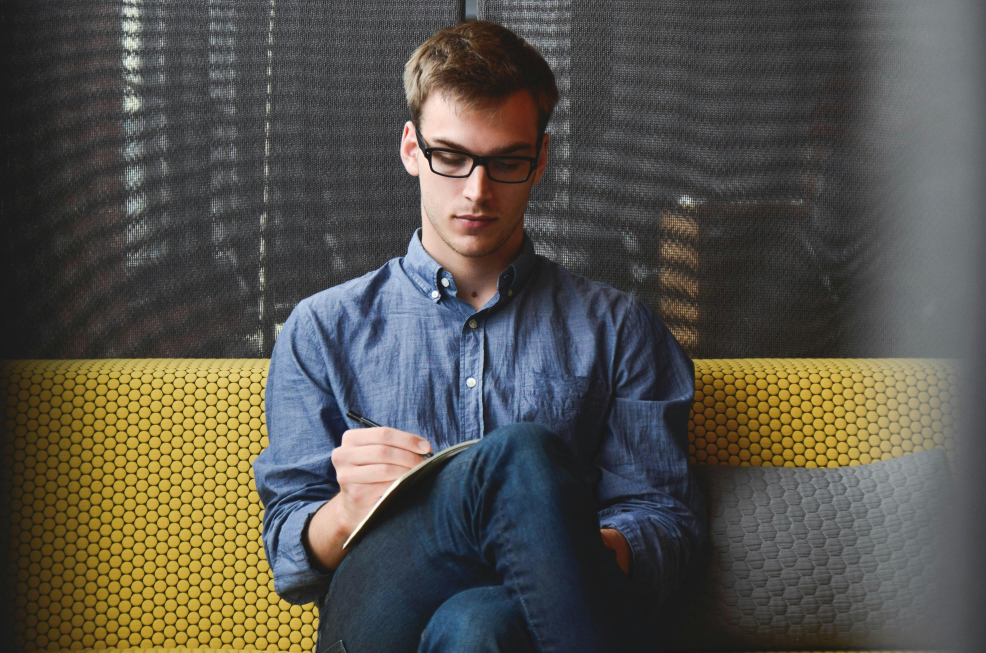
#> input picture image1.jpg, 4928 x 3264 px (shown at 1/5 size)
$ python main.py --video image1.jpg --image images.jpeg
#> lines starting #> are read from the running program, lines starting #| are printed output that depends on the picture; after the words box and inside, x2 and y2 are one past the last pixel; in counts of white or black regions, pixels touching at a corner belong together
import cv2
import imutils
import numpy as np
import argparse
import os

def detect(frame, min_confidence=0.5):
    # Convert frame to grayscale (HOG works on grayscale images)
    gray = cv2.cvtColor(frame, cv2.COLOR_BGR2GRAY)

    # Detect people with HOG
    bounding_box_coordinates, weights = HOGCV.detectMultiScale(
        gray,
        winStride=(4, 4),
        padding=(16, 16),  # Increased padding for better detection
        scale=1.05,        # Smaller scale step for finer detection
        useMeanshiftGrouping=False
    )

    person = 1
    detected_boxes = []

    # Filter detections based on confidence
    for i, (x, y, w, h) in enumerate(bounding_box_coordinates):
        if weights[i] >= min_confidence:
            cv2.rectangle(frame, (x, y), (x + w, y + h), (0, 255, 0), 2)
            cv2.putText(frame, f'Person {person} ({weights[i]:.2f})', (x, y - 10),
                       cv2.FONT_HERSHEY_SIMPLEX, 0.5, (0, 0, 255), 1)
            detected_boxes.append((x, y, w, h))
            person += 1

    # Display status and count
    cv2.putText(frame, 'Status: Detecting', (40, 40), cv2.FONT_HERSHEY_DUPLEX, 0.8, (255, 0, 0), 2)
    cv2.putText(frame, f'Total Persons: {person - 1}', (40, 70), cv2.FONT_HERSHEY_DUPLEX, 0.8, (255, 0, 0), 2)
    cv2.imshow('Output', frame)

    return frame, person - 1, detected_boxes

def detectByPathVideo(path, writer):
    video = cv2.VideoCapture(path)
    check, frame = video.read()
    if not check:
        print(f'Error: Video not found at {path}. Please provide a valid path.')
        return

    print('Detecting people in video...')
    frame_count = 0
    while video.isOpened():
        check, frame = video.read()
        if not check:
            break

        frame_count += 1
        frame = imutils.resize(frame, width=min(800, frame.shape[1]))
        frame, persons_detected, boxes = detect(frame)

        if writer is not None:
            writer.write(frame)

        print(f'Frame {frame_count}: Detected {persons_detected} persons')
        key = cv2.waitKey(1)
        if key == ord('q'):
            break

    video.release()
    cv2.destroyAllWindows()

# [50 lines left out: functions detectByCamera, detectByPathImage, not called in this run]

def humanDetector(args):
    image_path = args["image"]
    video_path = args["video"]
    camera = args["camera"].lower() == 'true'

    writer = None
    if args['output'] is not None and image_path is None:
        writer = cv2.VideoWriter(args['output'], cv2.VideoWriter_fourcc(*'MJPG'), 10, (800, 600))

    if camera:
        print('[INFO] Opening Webcam.')
        detectByCamera(writer)
    elif video_path is not None:
        print('[INFO] Opening Video from path.')
        detectByPathVideo(video_path, writer)
#> in detectByPathVideo, frame is the input picture: shape (3264, 4928, 3); mean B, G, R 74.7, 82.4, 85.1
#> in detectByPathVideo, `frame = imutils.resize(frame, width=min(800, frame.shape[1]))`:
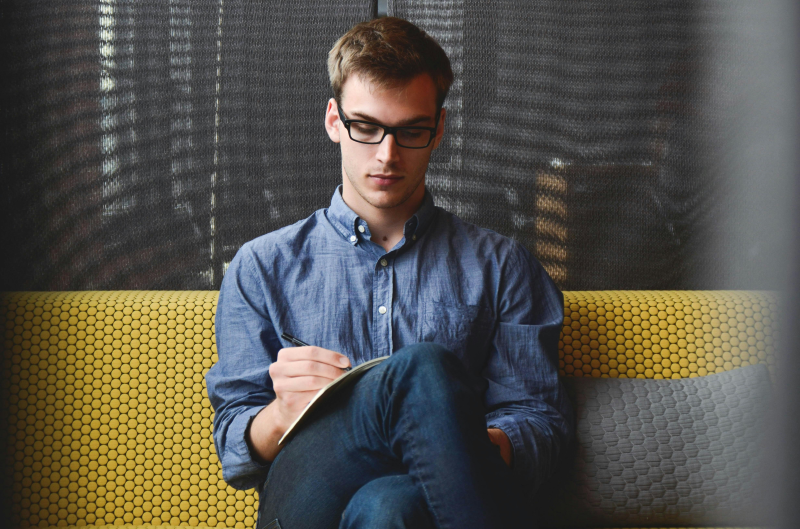
#> frame: shape (529, 800, 3); mean B, G, R 74.7, 82.4, 85.1
#> in detect, `gray = cv2.cvtColor(frame, cv2.COLOR_BGR2GRAY)`:
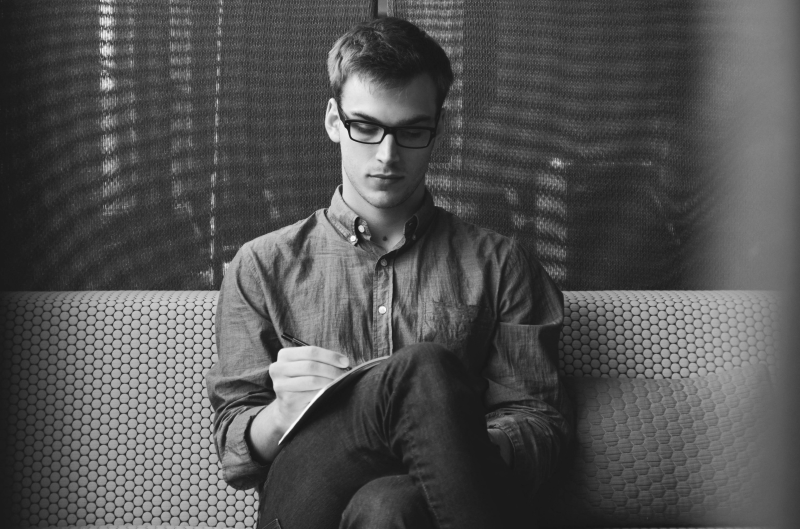
#> gray: shape (529, 800); min 22, max 252, mean 82.3
#> in detect, `bounding_box_coordinates, weights = HOGCV.detectMultiScale( gray, winS..`: bounding_box_coordinates = [[381, 147, 110, 219], [340, 164, 170, 340]]; weights = [0.716, 0.191]
#> the loop in detect, `for i, (x, y, w, h) in enumerate(bounding_box_coordinates):` made 2 passes
#> (x, y, w, h, person) on pass 1: (381, 147, 110, 219, 2)
#> after the loop in detect, `for i, (x, y, w, h) in enumerate(bounding_box_coordinates):`:
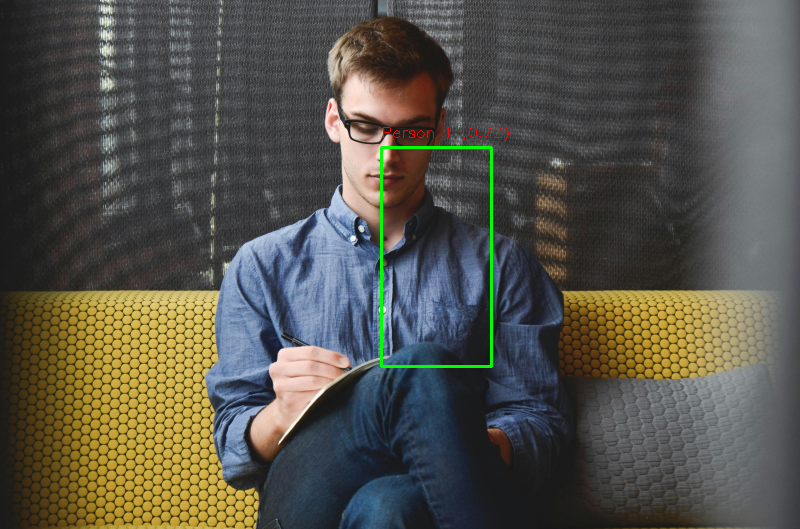
#> frame: shape (529, 800, 3); 0.52% of pixels changed, all inside (x1, y1, x2, y2) = (380, 125, 509, 368)
#> after the loop in detect, `for i, (x, y, w, h) in enumerate(bounding_box_coordinates):`: detected_boxes = [(381, 147, 110, 219)]; person = 2
#> in detect, `cv2.putText(frame, f'Total Persons: {person - 1}', (40, 70), cv2.FONT_..`:
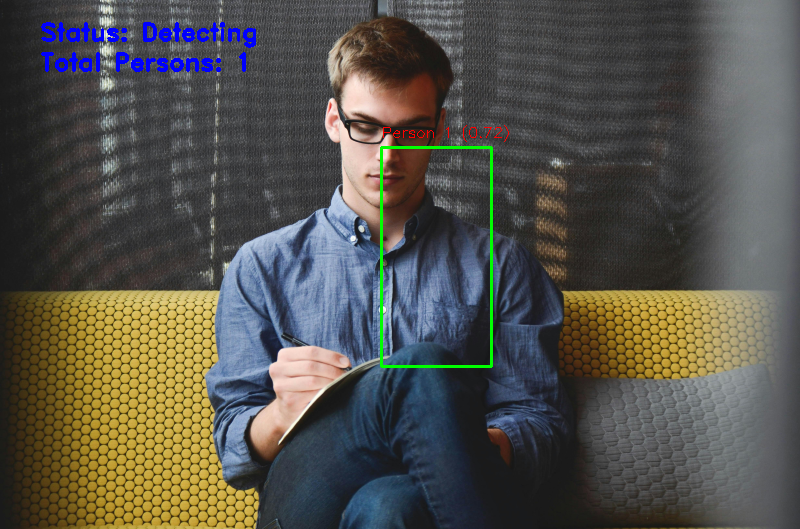
#> frame: shape (529, 800, 3); mean B, G, R 75.7, 82.6, 84.2
#> in detectByPathVideo, `frame, persons_detected, boxes = detect(frame)`: persons_detected = 1; boxes = [(381, 147, 110, 219)]
#| Frame 1: Detected 1 persons
#> (key q is pressed here)
    elif image_path is not None:
        print('[INFO] Opening Image from path.')
        detectByPathImage(image_path, args['output'])
    else:
        print('Error: No input provided. Use --image, --video, or --camera.')

def argsParser():
    arg_parse = argparse.ArgumentParser()
    arg_parse.add_argument("-v", "--video", default=None, help="Path to video file")
    arg_parse.add_argument("-i", "--image", default=None, help="Path to image file")
    arg_parse.add_argument("-c", "--camera", default="False", help="Set to 'True' to use webcam")
    arg_parse.add_argument("-o", "--output", type=str, default=None, help="Path to optional output video/image file")
    args = vars(arg_parse.parse_args())
    return args

if __name__ == "__main__":
    print("Initializing HOG Descriptor...")
    HOGCV = cv2.HOGDescriptor()
    HOGCV.setSVMDetector(cv2.HOGDescriptor_getDefaultPeopleDetector())
    print("HOG Descriptor initialized.")

    args = argsParser()
    print("Arguments:", args)
    humanDetector(args)
